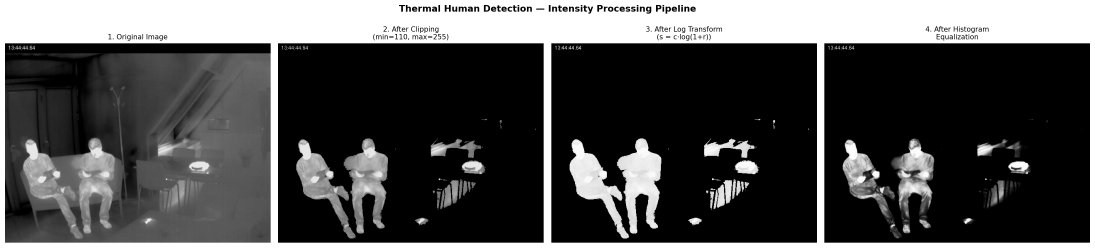
#> input picture pipeline_output.png, 3285 x 743 px, given as the content of the folder dataset, which was not available (shown at 1/3 size)
$ python stats.py
#> lines starting #> are read from the running program, lines starting #| are printed output that depends on the picture; after the words box and inside, x2 and y2 are one past the last pixel; in counts of white or black regions, pixels touching at a corner belong together; pictures that were not available may be replaced by others from this repository, and a replacement may not be noted
### pipeline.py
import cv2
import numpy as np
import matplotlib.pyplot as plt

import morphological_engine
from intensity_engine import clip_intensity, log_transform, equalize_histogram, apply_mask
from spatial_engine import gaussian_smooth
from segmentation_engine import otsu_thresholding, cca, hysteresis_thresholding

from spatial_engine import gaussian_smooth, median_filter, laplacian_sharpening
from morphological_engine import open, close, size_filter
from feature_extraction import extract_features, classify_posture

def pipeline(img_path, params=None):
    original_img = cv2.imread(img_path, cv2.IMREAD_GRAYSCALE)

    if original_img is None:
        raise FileNotFoundError(f"Could not load image at '{img_path}'. Ensure the file exists.")

    params = params or {}
    clip_min = int(params.get("clip_min", 110))
    clip_max = int(params.get("clip_max", 255))
    gaussian_ksize = int(params.get("gaussian_ksize", 5))
    median_ksize = int(params.get("median_ksize", 5))
    hyst_low = float(params.get("hyst_low", 0.9))
    hyst_high = float(params.get("hyst_high", 0.95))
    threshold_method = params.get("threshold_method", "hysteresis")
    open_ksize = (int(params.get("open_ksize_y", 7)), int(params.get("open_ksize_x", 3)))
    close_ksize = (int(params.get("close_ksize_y", 7)), int(params.get("close_ksize_x", 3)))
    size_min = int(params.get("size_min", 5000))
    size_max = int(params.get("size_max", 40000))

    print(f"Loaded  : {img_path}")
    print(f"Shape   : {original_img.shape} | dtype: {original_img.dtype}")
    print(f"Range   : min={original_img.min()}, max={original_img.max()}")

    clipped_img = clip_intensity(original_img, clip_min, clip_max)

    log_img = log_transform(clipped_img)

    equalized_img = equalize_histogram(log_img)

    assert equalized_img.dtype == np.uint8, "Output dtype is not uint8!"
    assert 0 <= equalized_img.min() and equalized_img.max() <= 255, "Pixel values out of [0,255]!"
    print("\n✓ Pipeline complete — all outputs correctly bounded within [0, 255].")

    if gaussian_ksize % 2 == 0:
        gaussian_ksize += 1
    if median_ksize % 2 == 0:
        median_ksize += 1

    smoothed_img = gaussian_smooth(equalized_img, kernel_size=(gaussian_ksize, gaussian_ksize))

    median_img = median_filter(smoothed_img, kernel_size=median_ksize)

    sharpened_img = laplacian_sharpening(median_img)

    if threshold_method == "otsu":
        thresholded_img = otsu_thresholding(sharpened_img)
    else:
        thresholded_img = hysteresis_thresholding(sharpened_img, low=hyst_low, high=hyst_high)

    kernel_open = np.ones(open_ksize, np.uint8)
    opened_img = open(thresholded_img, kernel_open)

    kernel_close = np.ones(close_ksize, np.uint8)
    closed_img = close(opened_img, kernel_close)

    stats, labels, num_labels, centroids = cca(closed_img)

    final_img, valid_humans = size_filter(closed_img, stats, (size_min, size_max), labels, num_labels, centroids)

    result = apply_mask(original_img, final_img)

    features = [extract_features(human) for human in valid_humans]
    postures = [classify_posture(feat) for feat in features]

    return result, valid_humans, features, postures

### intensity_engine.py
import cv2
import numpy as np

def clip_intensity(image: np.ndarray, min_val: int, max_val: int) -> np.ndarray:
    """
    Zeros out background pixels while preserving the exact original intensities
    of pixels within [min_val, max_val]. Designed to isolate human heat
    signatures in 8-bit thermal images.

    Args:
        image (np.ndarray): 8-bit single-channel grayscale image.
        min_val (int): Minimum intensity threshold (inclusive).
        max_val (int): Maximum intensity threshold (inclusive).

    Returns:
        np.ndarray: Masked image with background pixels set to 0, uint8.
    """
    # Vectorised mask: keep original values inside the range, zero everything else
    return np.where(
        (image >= min_val) & (image <= max_val),
        image,
        0
    ).astype(np.uint8)

def log_transform(image: np.ndarray) -> np.ndarray:
    """
    Applies logarithmic transformation to stretch contrast.
    Formula: s = c * log(1 + r), where c = 255 / log(1 + max_pixel).
    Scales the output to the full 8-bit range.

    Args:
        image (np.ndarray): 8-bit single-channel grayscale image.

    Returns:
        np.ndarray: Log-transformed image in uint8 format.
    """
    # Cast to float32 first to avoid uint8 overflow / silent truncation
    img_float = image.astype(np.float32)

    # Guard against all-zero input (e.g., fully masked background)
    if np.max(img_float) == 0:
        return image

    # Scaling constant maps the maximum log value exactly to 255
    c = 255.0 / np.log(1.0 + np.max(img_float))

    # Apply formula and clip to [0, 255] to handle any floating-point overshoot
    log_img = c * np.log(1.0 + img_float)
    return np.clip(log_img, 0, 255).astype(np.uint8)

def equalize_histogram(image: np.ndarray) -> np.ndarray:
    """
    Applies standard histogram equalization using OpenCV.

    Args:
        image (np.ndarray): 8-bit single-channel grayscale image.

    Returns:
        np.ndarray: Histogram equalized image.
    """
    return cv2.equalizeHist(image)


def apply_mask(img:np.ndarray, mask: np.ndarray) -> np.ndarray:
    """
    Applies a binary mask to the original image, preserving pixel values where mask is 255.

    Args:
        img (np.ndarray): Original grayscale image (uint8).
        mask (np.ndarray): Binary mask image (uint8), where 255 indicates pixels to keep.

    Returns:
        np.ndarray: Masked image, same shape and dtype as input img.
    """
    return cv2.bitwise_and(img, img, mask=mask)

### spatial_engine.py
import cv2
import numpy as np

def gaussian_smooth(image: np.ndarray, kernel_size: tuple[int, int] = (5, 5), sigma_x: float = 0.0) -> np.ndarray:
    """
    Applies Gaussian smoothing to suppress sensor noise while attempting to preserve blob edges.

    Args:
        image (np.ndarray): 8-bit single-channel grayscale image.
        kernel_size (tuple[int, int]): Size of the Gaussian kernel. Both dimensions must be positive and odd.
        sigma_x (float): Gaussian kernel standard deviation in X direction. If 0, it's calculated from kernel size.

    Returns:
        np.ndarray: Smoothed image in uint8 format.
    """
    return cv2.GaussianBlur(image, kernel_size, sigmaX=sigma_x)

def median_filter(image: np.ndarray, kernel_size: int = 5) -> np.ndarray:
    """
    Applies a non-linear median filter to remove salt-and-pepper noise.

    Args:
        image (np.ndarray): 8-bit single-channel grayscale image.
        kernel_size (int): Size of the aperture. Must be odd and greater than 1 (e.g., 3, 5, 7).

    Returns:
        np.ndarray: Median filtered image in uint8 format.
    """
    return cv2.medianBlur(image, kernel_size)

def laplacian_sharpening(image: np.ndarray) -> np.ndarray:
    """
    Enhances human blob boundaries post-smoothing using a Laplacian-based sharpening filter.

    Args:
        image (np.ndarray): 8-bit single-channel grayscale image.

    Returns:
        np.ndarray: Sharpened image in uint8 format.
    """
    # A standard sharpening kernel based on the Laplacian operator.
    # The center weight is 5 and 4-neighbors are -1.
    # This applies: Original Image - Laplacian = Sharpened Image
    kernel = np.array([
        [ 0, -1,  0],
        [-1,  5, -1],
        [ 0, -1,  0]
    ], dtype=np.float32)

    # filter2D with depth -1 ensures the output has the same depth as the source.
    # OpenCV automatically handles value saturation (clipping to 0-255) for uint8 types.
    return cv2.filter2D(image, -1, kernel)

### segmentation_engine.py
import cv2
import numpy as np
from skimage.filters import apply_hysteresis_threshold

def otsu_thresholding(img):
    optimal_threshold_value, resultant_img = cv2.threshold(img, 0, 255, cv2.THRESH_BINARY+cv2.THRESH_OTSU)
    return resultant_img

def adaptive_thresholding(img):
    return cv2.adaptiveThreshold(img, 255, cv2.ADAPTIVE_THRESH_GAUSSIAN_C, cv2.THRESH_BINARY, 11, 2)

def cca(img):
    num_labels, labels, stats, centroids = cv2.connectedComponentsWithStats(img, connectivity=8)
    return stats, labels, num_labels, centroids

def hysteresis_thresholding(img, low: float = 0.9, high: float = 0.95):
    return apply_hysteresis_threshold(img, low, high).astype(np.uint8)

### morphological_engine.py
import cv2
import numpy as np

def open(img, kernel):
    return cv2.morphologyEx(img, cv2.MORPH_OPEN, kernel)

def close(img, kernel):
    return cv2.morphologyEx(img, cv2.MORPH_CLOSE, kernel)

def size_filter(img, stats, pRange, labels, num_labels, centroids=None):
    # Initialize an empty black image
    human_img = np.zeros_like(img)
    valid_people = []

    # Start loop at 1 to skip the background (index 0)
    for i in range(1, num_labels):
        area = stats[i, cv2.CC_STAT_AREA]

        # Check if the component falls within the allowed size range
        if pRange[0] <= area <= pRange[1]:
            x = stats[i, cv2.CC_STAT_LEFT]
            y = stats[i, cv2.CC_STAT_TOP]
            w = stats[i, cv2.CC_STAT_WIDTH]
            h = stats[i, cv2.CC_STAT_HEIGHT]

            component_mask = (labels == i).astype(np.uint8) * 255
            bbox_mask = component_mask[y:y + h, x:x + w]

            valid_people.append({
                'bbox': [x, y, w, h],
                'area': area,
                'mask': bbox_mask,
                'label_idx': i,
                'center': tuple(centroids[i]) if centroids is not None else None
            })

            # Use the index 'i' to pull ONLY this component from the labels map
            human_img[labels == i] = 255
        else:
            print(f"Discarding blob {i}: area = {area} is outside range {pRange[0]}-{pRange[1]}")

    return human_img, valid_people

### feature_extraction.py
import numpy as np

def extract_features(human):
    """Extract geometric features from a single human silhouette"""
    x, y, w, h = human['bbox']
    mask = human['mask']
    area = human['area']

    # Feature 1: Aspect ratio
    aspect_ratio = h / w if w > 0 else 0

    # Feature 2: Fill ratio
    bbox_area = w * h
    fill_ratio = area / bbox_area if bbox_area > 0 else 0

    # Feature 3: Upper/lower mass ratio (for bending detection)
    mid_y = y + h // 2
    upper_mask = mask[0:h//2, :]  # Top half of bounding box
    lower_mask = mask[h//2:, :]   # Bottom half
    upper_mass = np.count_nonzero(upper_mask)
    lower_mass = np.count_nonzero(lower_mask)
    upper_lower_ratio = upper_mass / lower_mass if lower_mass > 0 else 0

    return {
        'aspect_ratio': aspect_ratio,
        'fill_ratio': fill_ratio,
        'upper_lower_ratio': upper_lower_ratio
    }

def classify_posture(features):
    """Rules-based posture classification using thresholds you find"""
    ar = features['aspect_ratio']
    fr = features['fill_ratio']
    ulr = features['upper_lower_ratio']

    # LYING: wide and fills box
    if ar < 1.0 and fr > 0.7:
        return "lying"

    # BENDING: more mass in upper half with compact aspect ratio
    if ulr > 1.6 and fr > 0.4 and ar < 2.0:
        return "bending"

    # TALL SITTING: tall but high fill and upper mass
    if ar > 2.0 and fr >= 0.5 and ulr > 1.1:
        return "sitting"

    # STANDING: clearly tall, or tall with low fill
    if ar > 2.3 or (ar > 2.0 and fr < 0.5):
        return "standing"

    # SITTING: everything else in the middle
    return "sitting"

### stats.py
import cv2
import os
import glob
import pandas as pd

from pipeline import pipeline


def batch_process_for_areas(input_dir):


    """Process all images and collect silhouette areas"""
#> called with input_dir = 'dataset/'

    results = []
    image_files = glob.glob(os.path.join(input_dir, "*.png")) + \
                  glob.glob(os.path.join(input_dir, "*.jpg"))

    print(f"Found {len(image_files)} images")

    # DIAGNOSTIC: List all unique files
    print("\nFiles in dataset:")
    for f in image_files:
        print(f"  - {os.path.basename(f)}")

    # Check for duplicates (same file content)
    import hashlib
    file_hashes = {}
    for f in image_files:
        with open(f, 'rb') as file:
            file_hash = hashlib.md5(file.read()).hexdigest()
            if file_hash in file_hashes:
                print(f"  ⚠️ WARNING: {os.path.basename(f)} is identical to {file_hashes[file_hash]}")
            else:
                file_hashes[file_hash] = os.path.basename(f)

    print()  # empty line


    for idx, img_path in enumerate(image_files):
        filename = os.path.basename(img_path)

        # Your existing pipeline
        processed, humans = pipeline(img_path)
#> in pipeline, original_img is the input picture: shape (743, 3285); min 0, max 255, mean 79.1
#| Shape   : (743, 3285) | dtype: uint8
#| Range   : min=0, max=255
#> in clip_intensity, `return np.where( (image >= min_val) & (image <= max_val), image, 0 ).a..`:
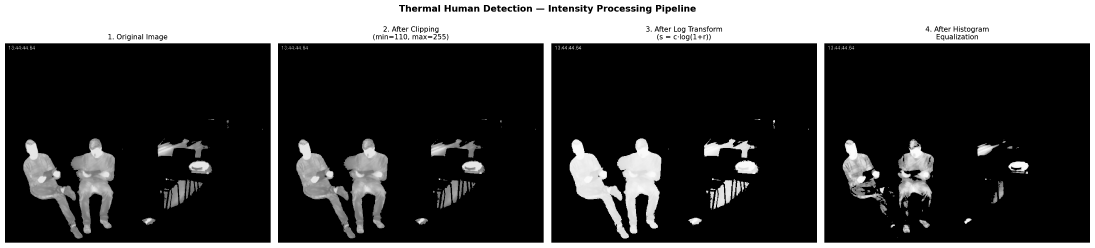
#> returned value: shape (743, 3285) (shown at 1/3 size); min 0, max 255, mean 67.6
#> in log_transform, `c = 255.0 / np.log(1.0 + np.max(img_float))`: c = 45.99
#> in log_transform, `log_img = c * np.log(1.0 + img_float)`:
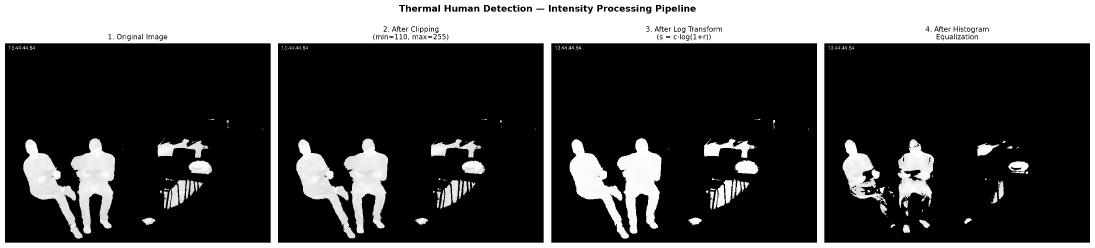
#> log_img: shape (743, 3285) float32 (shown at 1/3 size); min 0, max 255, mean 71.8
#> in hysteresis_thresholding, `return apply_hysteresis_threshold(img, low, high).astype(np.uint8)`:
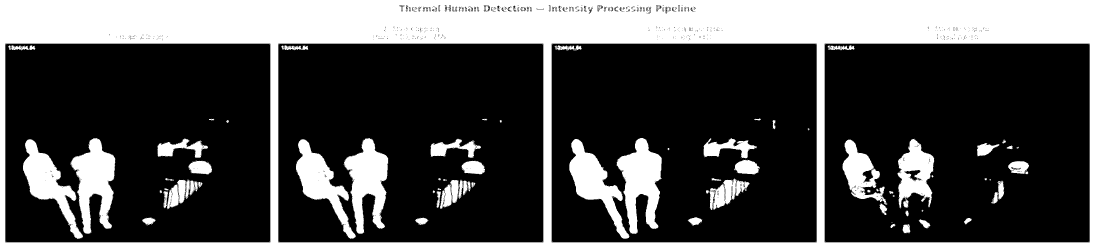
#> returned value: shape (743, 3285) (shown at 1/3 size); values 0 (black) and 1 (white), 29.9% white; 170 white regions (105 under 20 px), largest, box (x1, y1, x2, y2) and area: (0, 0, 3285, 743) 541417, (1849, 414, 1985, 702) 21714, (212, 414, 347, 702) 21011
#> in open, `return cv2.morphologyEx(img, cv2.MORPH_OPEN, kernel)`: returned value: shape (743, 3285); values 0 (black) and 1 (white), 29.3% white; 110 white regions, largest, box (x1, y1, x2, y2) and area: (0, 0, 3285, 743) 537145, (1851, 414, 1985, 701) 21537, (214, 415, 345, 701) 20504
#> in close, `return cv2.morphologyEx(img, cv2.MORPH_CLOSE, kernel)`:
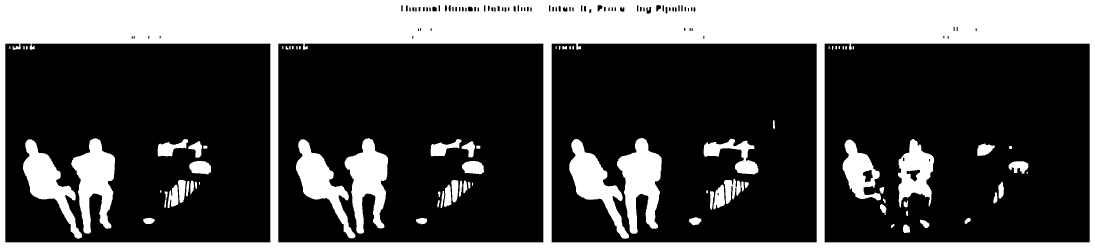
#> returned value: shape (743, 3285) (shown at 1/3 size); values 0 (black) and 1 (white), 29.5% white; 80 white regions, largest, box (x1, y1, x2, y2) and area: (0, 0, 3285, 743) 540960, (1851, 414, 1985, 701) 21598, (214, 415, 345, 701) 20594
#> in cca, `num_labels, labels, stats, centroids = cv2.connectedComponentsWithStat..`:
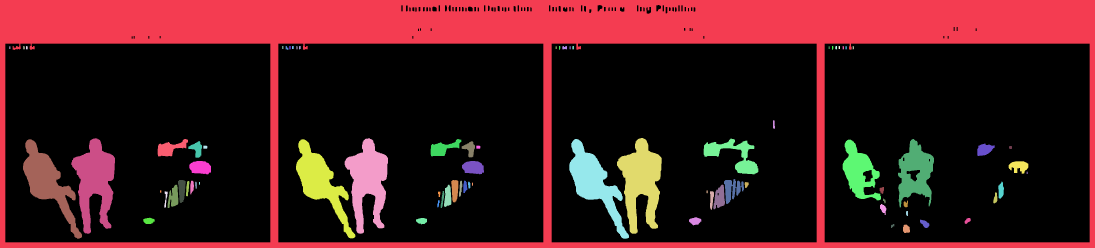
#> labels: shape (743, 3285) int32 (shown at 1/3 size); 81 distinct labels, from 0 to 80; one colour per label, 0 black
#> in cca, `num_labels, labels, stats, centroids = cv2.connectedComponentsWithStat..`: num_labels = 81; stats = 81 rows, first 6: [16, 15, 3253, 712, 1721910], [0, 0, 3285, 743, 540960], [28, 139, 3, 8, 24], [70, 138, 4, 10, 38], [78, 138, 5, 10, 47], [847, 138, 3, 9, 27]; centroids = 81 pairs, first value 29 to 3081, second value 142 to 686.6
#> in pipeline, `stats, labels, num_labels, centroids = cca(closed_img)`: num_labels = 81
#> the loop in size_filter, `for i in range(1, num_labels):` made 80 passes
#> (area, x, y, w, h) on passes 24, 25, 26, 29, 30, 31, 32, 33, 34: (20594, 214, 415, 131, 286), (20323, 1034, 415, 130, 286), (21598, 1851, 414, 134, 287), (18346, 1708, 417, 179, 299), (6624, 2111, 416, 164, 107), (12720, 2694, 417, 108, 205), (17677, 69, 418, 177, 298), (17521, 888, 418, 178, 297), (10739, 2528, 419, 115, 182)
#> area on passes 1 to 6: 540960, 24, 38, 47, 27, 65
#| Discarding blob 1: area = 540960 is outside range 5000-40000
#| Discarding blob 2: area = 24 is outside range 5000-40000
#| Discarding blob 3: area = 38 is outside range 5000-40000
#| Discarding blob 4: area = 47 is outside range 5000-40000
#| Discarding blob 5: area = 27 is outside range 5000-40000
#| Discarding blob 6: area = 65 is outside range 5000-40000
#| Discarding blob 7: area = 40 is outside range 5000-40000
#| Discarding blob 8: area = 44 is outside range 5000-40000
#> (further printed lines are left out)
#> after the loop in size_filter, `for i in range(1, num_labels):`:
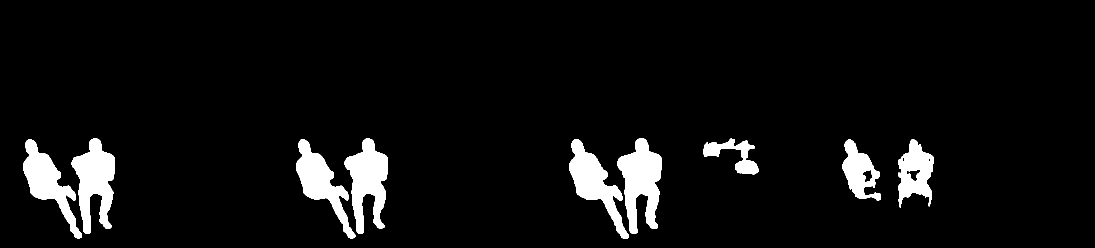
#> human_img: shape (743, 3285) (shown at 1/3 size); 6% white; 9 white regions, largest, box (x1, y1, x2, y2) and area: (1851, 414, 1985, 701) 21598, (214, 415, 345, 701) 20594, (1034, 415, 1164, 701) 20323
#> after the loop in size_filter, `for i in range(1, num_labels):`: valid_people = 9 items
#> in apply_mask, `return cv2.bitwise_and(img, img, mask=mask)`:
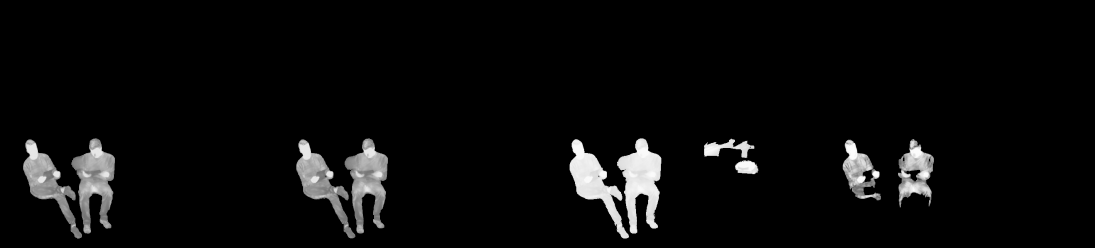
#> returned value: shape (743, 3285) (shown at 1/3 size); min 0, max 254, mean 10.9
#> in pipeline, `postures = [classify_posture(feat) for feat in features]`: postures = ['sitting', 'sitting', 'sitting', 'sitting', 'sitting', 'sitting', 'sitting', 'sitting', 'sitting']

        # Collect data
        for i, human in enumerate(humans):
            x, y, w, h = human[0], human[1], human[2], human[3]
            area = human[4]

            results.append({
                'filename': filename,
                'person_id': i,
                'bbox_w': w,
                'bbox_h': h,
                'silhouette_area': area,
                'fill_ratio': area / (w * h) if (w * h) > 0 else 0
            })

            print(f"  Person {i}: area={area}px, bbox={w}×{h}")

        # Show progress every 10 images
        if (idx + 1) % 10 == 0:
            print(f"Processed {idx + 1}/{len(image_files)} images")

    # Convert to DataFrame for analysis
    df = pd.DataFrame(results)

    if len(df) > 0:
        print("\n" + "="*50)
        print("SUMMARY STATISTICS")
        print("="*50)
        print(f"Total persons detected: {len(df)}")
        print(f"Min silhouette area: {df['silhouette_area'].min()}")
        print(f"Max silhouette area: {df['silhouette_area'].max()}")
        print(f"Avg silhouette area: {df['silhouette_area'].mean():.0f}")
        print(f"Std deviation: {df['silhouette_area'].std():.0f}")

        # Suggested thresholds (mean ± 2 std deviations)
        min_threshold = max(0, df['silhouette_area'].mean() - 2 * df['silhouette_area'].std())
        max_threshold = df['silhouette_area'].mean() + 2 * df['silhouette_area'].std()
        print(f"\nSuggested min area: {min_threshold:.0f}")
        print(f"Suggested max area: {max_threshold:.0f}")

        # Save to CSV
        df.to_csv("batch_results.csv", index=False)
        print("\nResults saved to batch_results.csv")
    else:
        print("No humans detected in any images!")

    return df

# Run it
#> (the run stopped early here; a loop or call above may not have finished)
